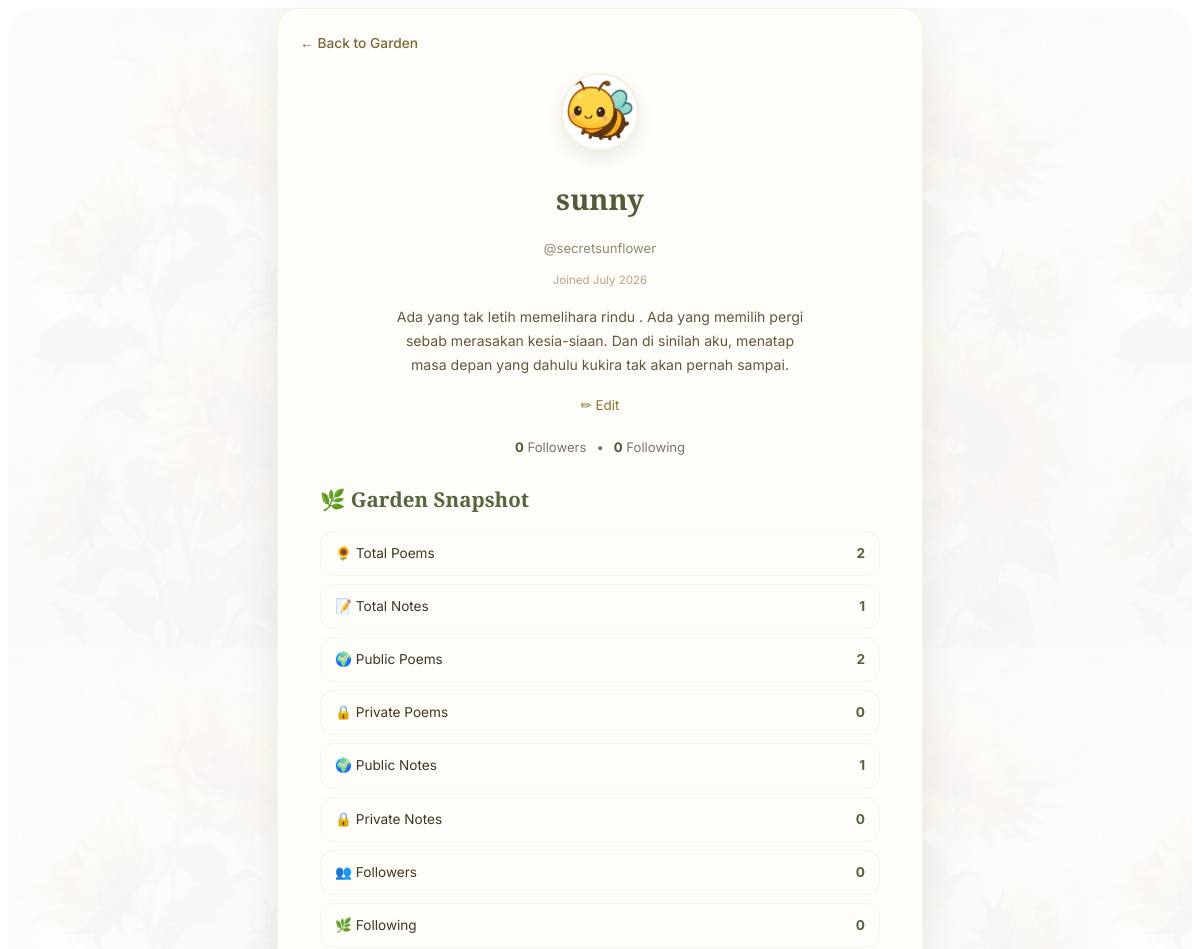
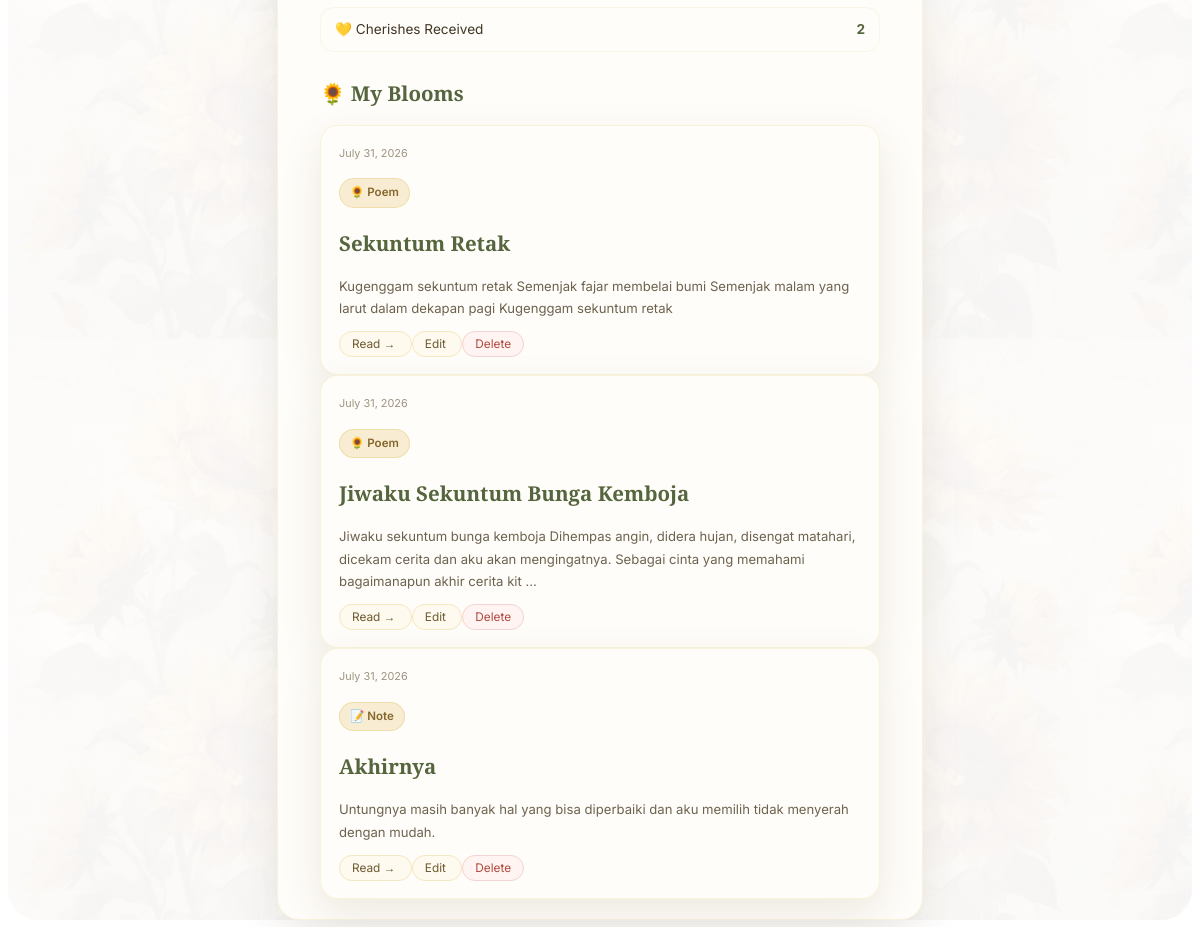
Screenshot of /profile (signed in) with the database file from the repository (2 pictures, top to bottom).
### app/models.py (models this page shows, shortened)
class User(UserMixin, db.Model):
    __tablename__ = "users"
    id = db.Column(
        db.Integer,
        primary_key=True,
    )
    username = db.Column(
        db.String(50),
        unique=True,
        nullable=False,
    )
    display_name = db.Column(
        db.String(100),
        nullable=False,
    )
    email = db.Column(
        db.String(120),
        unique=True,
        nullable=False,
    )
    password_hash = db.Column(
        db.String(255),
        nullable=False,
    )
    created_at = db.Column(
        db.DateTime,
        default=datetime.utcnow,
        nullable=False,
    )
    bio = db.Column(
        db.String(250),
        nullable=True,
    )
    avatar = db.Column(
    db.String(255),
    nullable=True,
    )
    poems = db.relationship(
        "Poem",
        back_populates="author",
        cascade="all, delete-orphan",
        lazy=True,
    )
    notes = db.relationship(
        "Note",
        back_populates="author",
        cascade="all, delete-orphan",
        lazy=True,
    )
    cherishes = db.relationship(
    "Cherish",
    back_populates="user",
    cascade="all, delete-orphan",
)
    following = db.relationship(
        "Follow",
        foreign_keys="Follow.follower_id",
        back_populates="follower",
        cascade="all, delete-orphan",
        lazy=True,
    )
    followers = db.relationship(
        "Follow",
        foreign_keys="Follow.following_id",
        back_populates="following",
        cascade="all, delete-orphan",
        lazy=True,
    )

class Poem(db.Model):
    __tablename__ = "poems"
    id = db.Column(
        db.Integer,
        primary_key=True,
    )
    title = db.Column(
        db.String(150),
        nullable=False,
    )
    content = db.Column(
        db.Text,
        nullable=False,
    )
    is_public = db.Column(
        db.Boolean,
        default=False,
        nullable=False,
    )
    created_at = db.Column(
        db.DateTime,
        default=datetime.utcnow,
        nullable=False,
    )
    updated_at = db.Column(
        db.DateTime,
        default=datetime.utcnow,
        onupdate=datetime.utcnow,
        nullable=False,
    )
    user_id = db.Column(
        db.Integer,
        db.ForeignKey("users.id"),
        nullable=False,
    )
    author = db.relationship(
        "User",
        back_populates="poems",
    )
    cherishes = db.relationship(
    "Cherish",
    back_populates="poem",
    cascade="all, delete-orphan",
)

class Note(db.Model):
    __tablename__ = "notes"
    id = db.Column(
        db.Integer,
        primary_key=True,
    )
    title = db.Column(
        db.String(150),
        nullable=False,
    )
    content = db.Column(
        db.Text,
        nullable=False,
    )
    is_public = db.Column(
        db.Boolean,
        default=False,
        nullable=False,
    )
    created_at = db.Column(
        db.DateTime,
        default=datetime.utcnow,
        nullable=False,
    )
    updated_at = db.Column(
        db.DateTime,
        default=datetime.utcnow,
        onupdate=datetime.utcnow,
        nullable=False,
    )
    user_id = db.Column(
        db.Integer,
        db.ForeignKey("users.id"),
        nullable=False,
    )
    author = db.relationship(
        "User",
        back_populates="notes",
    )
    cherishes = db.relationship(
    "Cherish",
    back_populates="note",
    cascade="all, delete-orphan",
)

### app/profile/routes.py (the view)
@profile.route("/profile")
@login_required
def index():
    user = _get_profile_user(current_user.id)
    if user is None:
        return redirect(url_for("garden.home"))
    poems = Poem.query.filter_by(
        user_id=user.id,
    ).order_by(
        Poem.created_at.desc(),
    ).all()
    notes = Note.query.filter_by(
        user_id=user.id,
    ).order_by(
        Note.created_at.desc(),
    ).all()
    followers_count, following_count = _get_follow_counts(user.id)
    cherishes_received = _get_cherishes_received_count(user.id)
    stats = {
        "total_poems": Poem.query.filter_by(user_id=user.id).count(),
        "total_notes": Note.query.filter_by(user_id=user.id).count(),
        "public_poems": Poem.query.filter_by(user_id=user.id, is_public=True).count(),
        "private_poems": Poem.query.filter_by(user_id=user.id, is_public=False).count(),
        "public_notes": Note.query.filter_by(user_id=user.id, is_public=True).count(),
        "private_notes": Note.query.filter_by(user_id=user.id, is_public=False).count(),
        "followers": followers_count,
        "following": following_count,
        "cherishes_received": cherishes_received,
    }
    return render_template(
        "profile/profile.html",
        user=user,
        poems=poems,
        notes=notes,
        stats=stats,
    )

### app/profile/routes.py (called while the page is built)
def _get_profile_user(user_id):
    user = User.query.get_or_404(user_id)
    if user.id != current_user.id:
        return None
    return user

def _get_follow_counts(user_id):
    followers_count = Follow.query.filter_by(following_id=user_id).count()
    following_count = Follow.query.filter_by(follower_id=user_id).count()
    return followers_count, following_count

def _get_cherishes_received_count(user_id):
    poem_count = db.session.query(Poem.id).filter_by(user_id=user_id).count()
    note_count = db.session.query(Note.id).filter_by(user_id=user_id).count()
    if poem_count == 0 and note_count == 0:
        return 0
    total_cherishes = 0
    poems = Poem.query.filter_by(user_id=user_id).all()
    notes = Note.query.filter_by(user_id=user_id).all()
    for poem in poems:
        total_cherishes += len(poem.cherishes)
    for note in notes:
        total_cherishes += len(note.cherishes)
    return total_cherishes

### app/templates/profile/profile.html (shortened to what this page needs)
<!DOCTYPE html>
<html lang="en">
<head>
    <link rel="stylesheet"
          href="{{ url_for('static', filename='css/botanical.css') }}">
    <link rel="stylesheet"
          href="{{ url_for('static', filename='css/profile.css') }}">
</head>
<body>
<main class="container">
<div class="card profile-card">
<a href="{{ url_for('garden.home') }}"
class="back-link">
← Back to Garden
</a>
<section class="profile-header">
<div class="profile-avatar">
{% if user.avatar %}
<img src="{{ url_for('static', filename=user.avatar) }}"
alt="Avatar">
{% else %}
<img src="{{ url_for('static', filename='images/smallbee.jfif') }}"
alt="Avatar">
{% endif %}
</div>
<h1>
{{ user.display_name }}
</h1>
<p class="username">
@{{ user.username }}
</p>
<p class="joined-date">
Joined {{ user.created_at.strftime("%B %Y") }}
</p>
<div class="profile-bio">
<p>
{{ user.bio if user.bio else "Blooming quietly 🌻" }}
</p>
<a href="{{ url_for('profile.edit_profile') }}"
class="edit-bio">
✏ Edit
</a>
</div>
<div class="follow-stats">
<span>
<strong>{{ stats.followers }}</strong>
Followers
</span>
<span>•</span>
<span>
<strong>{{ stats.following }}</strong>
Following
</span>
</div>
</section>
<section class="profile-section">
<h2>
🌿 Garden Snapshot
</h2>
<div class="snapshot-list">
<div class="snapshot-row">
<span>
🌻 Total Poems
</span>
<strong>
{{ stats.total_poems }}
</strong>
</div>
<div class="snapshot-row">
<span>
📝 Total Notes
</span>
<strong>
{{ stats.total_notes }}
</strong>
</div>
<div class="snapshot-row">
<span>
🌍 Public Poems
</span>
<strong>
{{ stats.public_poems }}
</strong>
</div>
<div class="snapshot-row">
<span>
🔒 Private Poems
</span>
<strong>
{{ stats.private_poems }}
</strong>
</div>
<div class="snapshot-row">
<span>
🌍 Public Notes
</span>
<strong>
{{ stats.public_notes }}
</strong>
</div>
<div class="snapshot-row">
<span>
🔒 Private Notes
</span>
<strong>
{{ stats.private_notes }}
</strong>
</div>
<div class="snapshot-row">
<span>
👥 Followers
</span>
<strong>
{{ stats.followers }}
</strong>
</div>
<div class="snapshot-row">
<span>
🌿 Following
</span>
<strong>
{{ stats.following }}
</strong>
</div>
<div class="snapshot-row">
<span>
💛 Cherishes Received
</span>
<strong>
{{ stats.cherishes_received }}
</strong>
</div>
</div>
</section>
<section class="profile-section">
<h2>
🌻 My Blooms
</h2>
{% if poems %}
{% for poem in poems %}
<article class="poem-card">
<div class="community-header">
<time
class="community-date"
datetime="{{ poem.created_at.isoformat() }}">
{{ poem.created_at.strftime("%B %d, %Y") }}
</time>
</div>
<span class="content-type">
🌻 Poem
</span>
<h2 class="community-title">
{{ poem.title }}
</h2>
<p class="poem-preview">
{{ poem.content[:180] }}
{% if poem.content|length > 180 %}
…
{% endif %}
</p>
<div class="community-footer">
<a href="{{ url_for('poem.view_poem', poem_id=poem.id) }}"
class="button secondary">
Read →
</a>
<a href="{{ url_for('poem.edit_poem', poem_id=poem.id) }}"
class="button secondary">
Edit
</a>
<a href="{{ url_for('poem.remove_poem', poem_id=poem.id) }}"
class="button danger">
Delete
</a>
</div>
</article>
{% endfor %}
{% endif %}
{% if notes %}
{% for note in notes %}
<article class="poem-card">
<div class="community-header">
<time
class="community-date"
datetime="{{ note.created_at.isoformat() }}">
{{ note.created_at.strftime("%B %d, %Y") }}
</time>
</div>
<span class="content-type">
📝 Note
</span>
<h2 class="community-title">
{{ note.title }}
</h2>
<p class="poem-preview">
{{ note.content[:180] }}
</p>
<div class="community-footer">
<a href="{{ url_for('note.view_note', note_id=note.id) }}"
class="button secondary">
Read →
</a>
<a href="{{ url_for('note.edit_note', note_id=note.id) }}"
class="button secondary">
Edit
</a>
<a href="{{ url_for('note.delete_note', note_id=note.id) }}"
class="button danger">
Delete
</a>
</div>
</article>
{% endfor %}
{% endif %}
</section>
</div>
</main>
</body>
</html>

### app/static/css/botanical.css (style rules this page uses)
:root { --paper:#fffdf9; --paper-soft:#fcf8f1; --sunflower:#d4af37; --sunflower-dark:#b98b18; --olive:#56633d; --olive-light:#71845a; --text:#403625; --shadow:rgba(76,54,25,.10); }
body { font-family:"Inter",sans-serif; color:var(--text); line-height:1.7; }
h1, h2, h3, h4 { font-family:"Cormorant Garamond",serif; color:var(--olive); font-weight:600; }
p { color:#5d5142; }
.container { position:relative; z-index:1; }
.container::before { content:""; position:absolute; inset:0; background: linear-gradient( rgba(255,255,255,.90), rgba(255,255,255,.90) ), url("../images/sunflowers.jfif"); background-size:360px; background-repeat:repeat; opacity:.45; border-radius:30px; z-index:-1; }
.card, .poem-card { background:var(--paper); border-radius:22px; border:1px solid rgba(212,175,55,.14); box-shadow: 0 15px 40px var(--shadow); transition: transform .25s ease, box-shadow .25s ease; }
.button { border-radius:999px; transition: transform .2s ease, box-shadow .2s ease, background .2s ease; }
a { transition: color .2s ease; }
.card, .button, input, textarea, select { transition: all .25s ease; }

### app/static/css/profile.css (style rules this page uses)
.profile-card { max-width:600px; margin:auto; padding:20px 22px; }
.profile-header { text-align:center; }
.profile-avatar { width:74px; height:74px; margin:6px auto 12px; border-radius:50%; overflow:hidden; border:2px solid rgba(212,175,55,.18); background:#fff; box-shadow:0 8px 18px rgba(0,0,0,.08); }
.profile-avatar img { width:100%; height:100%; object-fit:cover; }
.profile-header h1 { font-family:"Cormorant Garamond",serif; font-size:1.8rem; color:#4f5d39; margin-bottom:2px; }
.username { font-size:.82rem; color:#8f8678; margin-bottom:2px; }
.joined-date { font-size:.72rem; color:#b1a48f; margin-bottom:14px; }
.profile-bio { max-width:420px; margin:0 auto; }
.profile-bio p { font-size:.88rem; line-height:1.7; color:#65563f; }
.follow-stats { display:flex; justify-content:center; align-items:center; gap:10px; margin:18px 0 14px; font-size:.82rem; color:#7d7366; }
.follow-stats strong { color:#4b5b39; }
.profile-section { max-width:560px; margin:24px auto 0; }
.profile-section h2 { font-family:"Cormorant Garamond",serif; font-size:1.28rem; color:#55653d; margin-bottom:14px; }
.snapshot-list { display:flex; flex-direction:column; gap:8px; }
.snapshot-row { display:flex; justify-content:space-between; align-items:center; padding:10px 14px; background:#fffdf9; border:1px solid rgba(212,175,55,.10); border-radius:14px; font-size:.85rem; }
.snapshot-row strong { color:#55653d; }
.poem-card { padding:18px; border-radius:18px; overflow:visible; }
.community-header { display:flex; justify-content:space-between; align-items:center; margin-bottom:8px; }
.community-date { font-size:.68rem !important; color:#9d9382; font-weight:400; }
.community-title { font-size:1.08rem; margin:8px 0 4px; }
.back-link { display:inline-block; margin-bottom:12px; color:#7b6738; text-decoration:none; font-size:.86rem; font-weight:500; }
.edit-bio { color:#8d7337; text-decoration:none; font-size:.84rem; }
.button { background:#d4af37; color:#fff; border:none; border-radius:999px; text-decoration:none; transition:.25s; }
.button.secondary { background:#fffaf0; color:#6d5a2f; border:1px solid rgba(212,175,55,.25); }
.button.danger { background:#fff4f2; color:#b14a3f; border:1px solid rgba(177,74,63,.18); }
.content-type { display:inline-flex; align-items:center; gap:4px; padding:4px 10px; margin:8px 0 10px; background:#f8edd2; color:#85662c; border:1px solid rgba(212,175,55,.25); border-radius:999px; font-size:.72rem; font-weight:600; }
.community-footer .button { padding:5px 12px; font-size:.74rem; }
.profile-card .poem-preview { font-size:.82rem; line-height:1.7; color:#6d624f; margin:10px 0; }

### rows the page displays
User: display_name "sunny", username "secretsunflower", created_at "July 2026", bio "Ada yang tak letih memelihara rindu . Ada yang memilih pergi sebab merasakan kesia-siaan. Dan di sinilah aku, menatap masa depan yang dahulu kukira tak akan pernah sampai."
Poem: created_at "July 31, 2026", title "Sekuntum Retak", content "Kugenggam sekuntum retak Semenjak fajar membelai bumi Semenjak malam yang larut dalam dekapan pagi Kugenggam sekuntum retak"
Poem: created_at "July 31, 2026", title "Jiwaku Sekuntum Bunga Kemboja", content "Jiwaku sekuntum bunga kemboja Dihempas angin, didera hujan, disengat matahari, dicekam cerita dan aku akan mengingatnya. Sebagai cinta yang memahami bagaimanapun akhir cerita kit"
Note: created_at "July 31, 2026", title "Akhirnya", content "Untungnya masih banyak hal yang bisa diperbaiki dan aku memilih tidak menyerah dengan mudah."

### other values shown
{{ stats.followers }} "0"
{{ stats.following }} "0"
{{ stats.total_poems }} "2"
{{ stats.total_notes }} "1"
{{ stats.public_poems }} "2"
{{ stats.private_poems }} "0"
{{ stats.public_notes }} "1"
{{ stats.private_notes }} "0"
{{ stats.cherishes_received }} "2"
